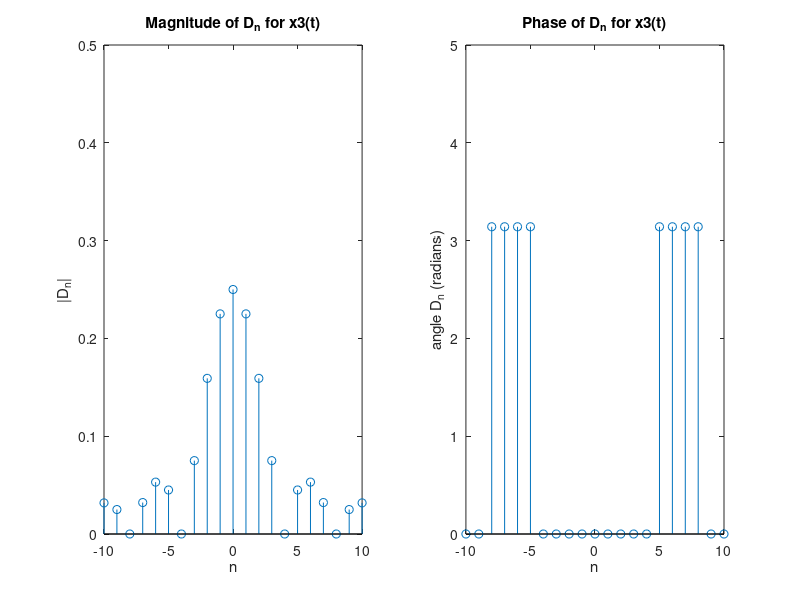

This chart was generated by the following MATLAB code:
% A.3 x3(t)
n = (-10:10); 
D_n = zeros(size(n)); 
D_n(n==0) = 0.25; 
D_n(n~=0) = sin(pi/4 .* n(n~=0))./(pi .* n(n~=0));


subplot(1,2,1); 
stem(n,abs(D_n));
xlabel('n'); 
ylabel('|D_n|');
title('Magnitude of D_n for x3(t)')
ylim([0,0.5]);


subplot(1,2,2); 
stem(n,angle(D_n));
xlabel('n'); 
ylabel('angle D_n (radians)');
title('Phase of D_n for x3(t)')
ylim([-0,5]);
